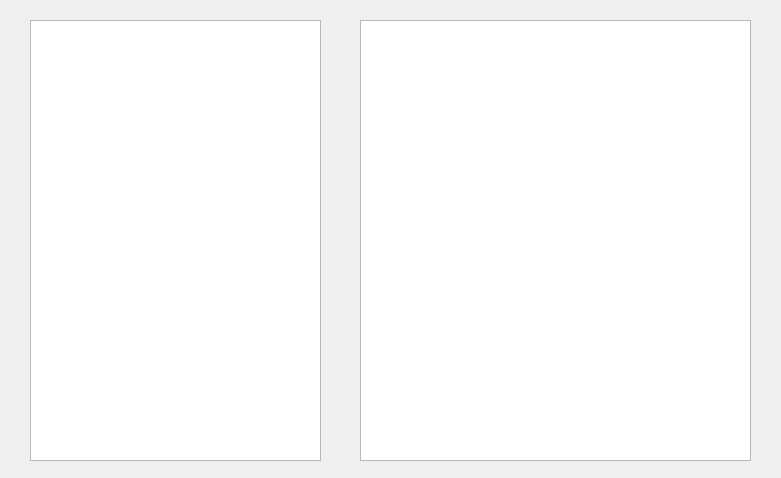
<?xml version="1.0" encoding="UTF-8"?>
<ui version="4.0">
 <class>CardsDialog</class>
 <widget class="QDialog" name="CardsDialog">
  <property name="geometry">
   <rect>
    <x>0</x>
    <y>0</y>
    <width>781</width>
    <height>478</height>
   </rect>
  </property>
  <property name="windowTitle">
   <string>Dialog</string>
  </property>
  <widget class="QListWidget" name="listWidget">
   <property name="geometry">
    <rect>
     <x>30</x>
     <y>20</y>
     <width>291</width>
     <height>441</height>
    </rect>
   </property>
  </widget>
  <widget class="QTableWidget" name="tableWidget">
   <property name="geometry">
    <rect>
     <x>360</x>
     <y>20</y>
     <width>391</width>
     <height>441</height>
    </rect>
   </property>
  </widget>
 </widget>
 <resources/>
 <connections/>
</ui>
